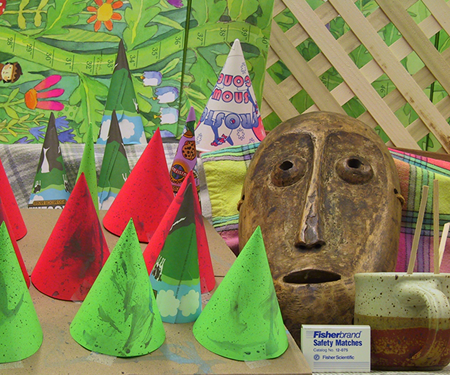
#> input picture images/Scene1/reference.png, 450 x 375 px; its folder holds only this picture in this run
$ jupyter execute --allow-errors fundamental_matrix.ipynb
#> lines starting #> are read from the running program, lines starting #| are printed output that depends on the picture
[cell 1]
import cv2
import numpy as np
import pandas as pd
import matplotlib.pyplot as plt
from scipy import signal as sig
from scipy import ndimage
import scipy
import glob
import os
import random

[cell 2]
def read_and_grayscale_images(folderName, imgFolders, imgNames):
#> called with folderName = './images/'
    image_dict={}
    color_img_dict={}

    for folder in imgFolders:
        image_list=[]
        color_list=[]
        for file in imgNames[folder]:
            path = folderName + folder +'/' + file
            image = cv2.imread(path)
#> image is the input picture: shape (375, 450, 3); mean B, G, R 82.3, 130.2, 132.6
            image = cv2.resize(image,None,fx=scale[folder][0], fy=scale[folder][1], interpolation=cv2.INTER_CUBIC )
            imgRGB = cv2.cvtColor(image, cv2.COLOR_BGR2RGB)
            gray = cv2.cvtColor(imgRGB, cv2.COLOR_RGB2GRAY)
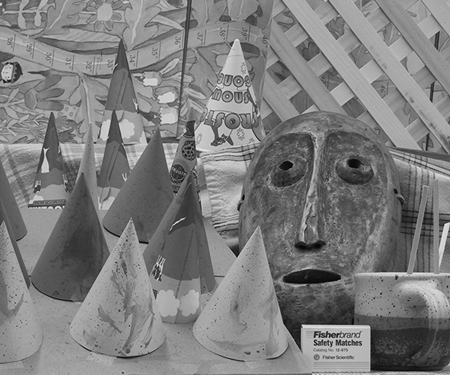
#> gray: shape (375, 450); min 0, max 235, mean 125.5
#> pass 3 of the loop in read_and_grayscale_images, `for folder in imgFolders:`:
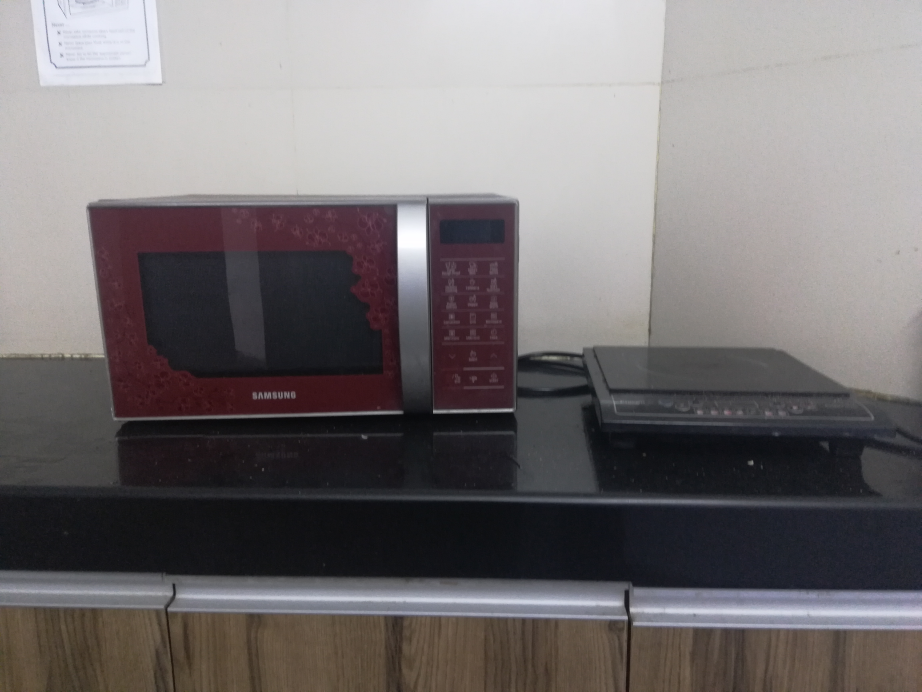
#> input picture images/Scene3/reference.jpg, 4608 x 3456 px (shown at 1/5 size)
#> in read_and_grayscale_images, image is the input picture: shape (3456, 4608, 3); mean B, G, R 114, 112.9, 117.5
#> in read_and_grayscale_images, `image = cv2.resize(image,None,fx=scale[folder][0], fy=scale[folder][1]..`:
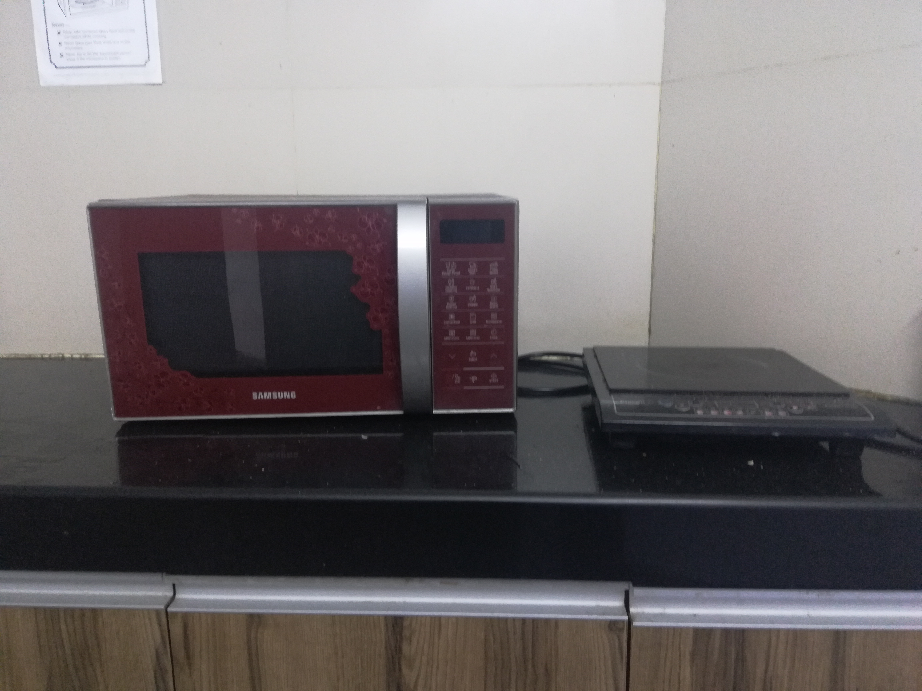
#> image: shape (691, 922, 3); mean B, G, R 114, 112.9, 117.5
#> imgRGB: shape (691, 922, 3)
#> in read_and_grayscale_images, `gray = cv2.cvtColor(imgRGB, cv2.COLOR_RGB2GRAY)`:
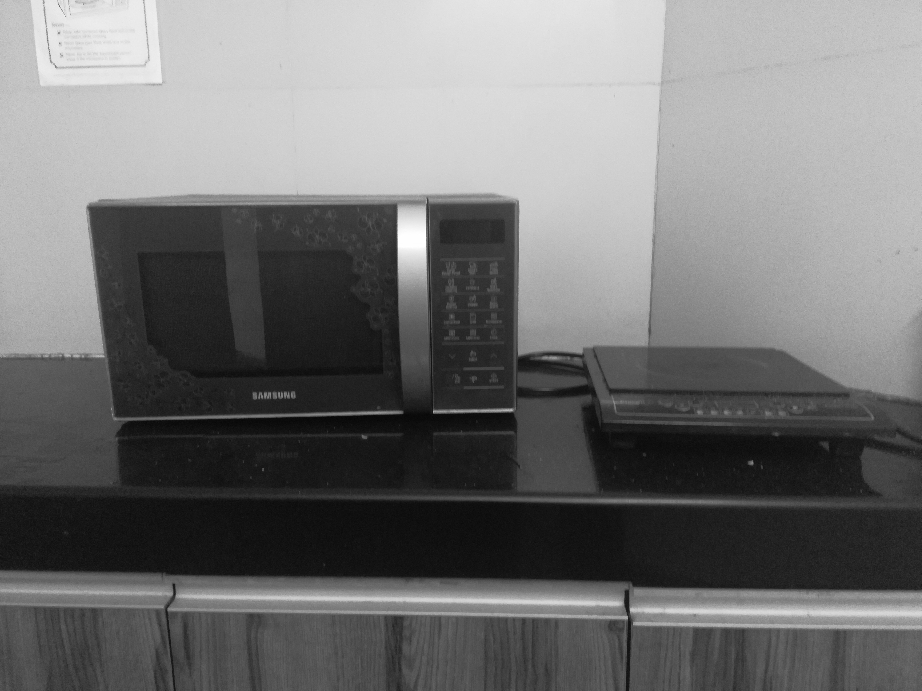
#> gray: shape (691, 922); min 5, max 255, mean 114.4
#> the loop made 5 passes; the first 3 are shown
            color_list.append(image)
            image_list.append(gray)

        image_dict[folder]= image_list
        color_img_dict[folder]=color_list

    return image_dict,color_img_dict

[cell 3]
folderName = './images/'
imgFolders = ['Scene1'
              ,'Scene2'
              ,'Scene3','Scene4','Scene5'
             ]
imgNames ={'Scene1':[ 'reference.png','source.png']
           , 'Scene2':[ 'reference.png','source.png']
           , 'Scene3':[ 'reference.jpg','source.jpg']
           , 'Scene4':[ 'reference.jpg','source.jpg']
           , 'Scene5':[ 'reference.png','source.png']
          }
scale = {'Scene1':(1,1),'Scene2':(0.2,0.2),'Scene3':(0.2,0.2),
         'Scene4':(0.2,0.2),'Scene5':(0.2,0.2)
        }

[cell 4]
def feature_detection(image):
    sift = cv2.xfeatures2d.SIFT_create()
    kp, des = sift.detectAndCompute(image,None)
    return kp, des

[cell 5]
def feature_matching(img1, img2, num_iter=100,tolerance=2,threshold=0.8):

#     img1 --> reference image
#     img2 --> source image

    kp1, des1 = feature_detection(img1)
    kp2, des2 = feature_detection(img2)

    dist = scipy.spatial.distance.cdist(des1,des2,'euclidean')
    matches={}
    for i, des in enumerate(dist):
        val = np.argpartition(des, 2)[:2]
        matches[i,val[0],val[1]] = [des[val[0]],des[val[1]]]

    factor=0.5
    good_matches=[]
    for key in matches:
        if matches[key][0] < factor*matches[key][1]:
            good_matches.append((key[0],key[1]))

    if len(good_matches) > 12:
        point_pairs=[]
        for index_pair in good_matches:
            kp_img1 = kp1[index_pair[0]].pt
            kp_img2 = kp2[index_pair[1]].pt
            point_pairs.append((kp_img1,kp_img2))

        F,s = run_RANSAC(point_pairs,num_iter,tolerance,threshold)

    else:
        print("Not enough keypoints present")
        return 0

    return F, s

[cell 6]
# [17 lines left out: function findFundamentalMatrix, not called in this run]

[cell 7]
# [15 lines left out: function findInliers, not called in this run]

[cell 8]
# [22 lines left out: function run_RANSAC, not called in this run]

[cell 9]
# [14 lines left out: function findEpipolarLines, not called in this run]

[cell 10]
def in_built_function_implementation(img1, img2):
    kp1, des1 = feature_detection(img1)
    kp2, des2 = feature_detection(img2)

    bf = cv2.BFMatcher(normType = cv2.NORM_L2)
    matches = bf.knnMatch(des1,des2, k=2)

    good_matches = []
    for m, n in matches:
        if m.distance < 0.5*n.distance:
            good_matches.append(m)
    good_matches = np.asarray(good_matches)

    if len(good_matches) > 12:
        src = np.float32([ kp1[m.queryIdx].pt for m in good_matches ])
        dst = np.float32([ kp2[m.trainIdx].pt for m in good_matches ])
        F, s = cv2.findFundamentalMat(src,dst)

    return F,s

[cell 11]
def all_points(image):

    points = []
    for i in range(image.shape[0]):
        for j in range(image.shape[1]):
            points.append(np.array((i,j)))
    points = np.array(points)

    return points

[cell 12]
# [8 lines left out: function findCorrespondingPoints, not called in this run]

[cell 13]
# [60 lines left out: function findCorrespondance, not called in this run]

[cell 14]
# [7 lines left out: function reconstructImage, not called in this run]

[cell 15]
image_dict, color_img_dict = read_and_grayscale_images(folderName, imgFolders, imgNames)

### Scene i

[cell 16]
Scene = 'Scene2' # replace scene number {1,2,3,4,5} to get results for other scenes
images = image_dict[Scene]
colorimages = color_img_dict[Scene]

[cell 17]
num_iter=100
tolerance=1
threshold=0.85

[cell 18]
images[0].shape
#> Out = (75, 90)

### Implementation from scratch

#> (a cell that did not finish here is left out)

#> in feature_detection, `kp, des = sift.detectAndCompute(image,None)`: kp = 108 keypoints; strongest (x, y, size): (33, 24, 2.2), (41, 27, 2.3), (37, 30, 1.9), (75, 72, 2.4)
#> in feature_matching, `kp1, des1 = feature_detection(img1)`: kp1 has the same summary as kp in feature_detection
#> in feature_detection (call 2), `kp, des = sift.detectAndCompute(image,None)`: kp = 543 keypoints; strongest (x, y, size): (758, 449, 2.2), (428, 206, 26.3), (450, 377, 2.4), (525, 376, 2.2)
#> in feature_detection (call 2), `kp, des = sift.detectAndCompute(image,None)`:
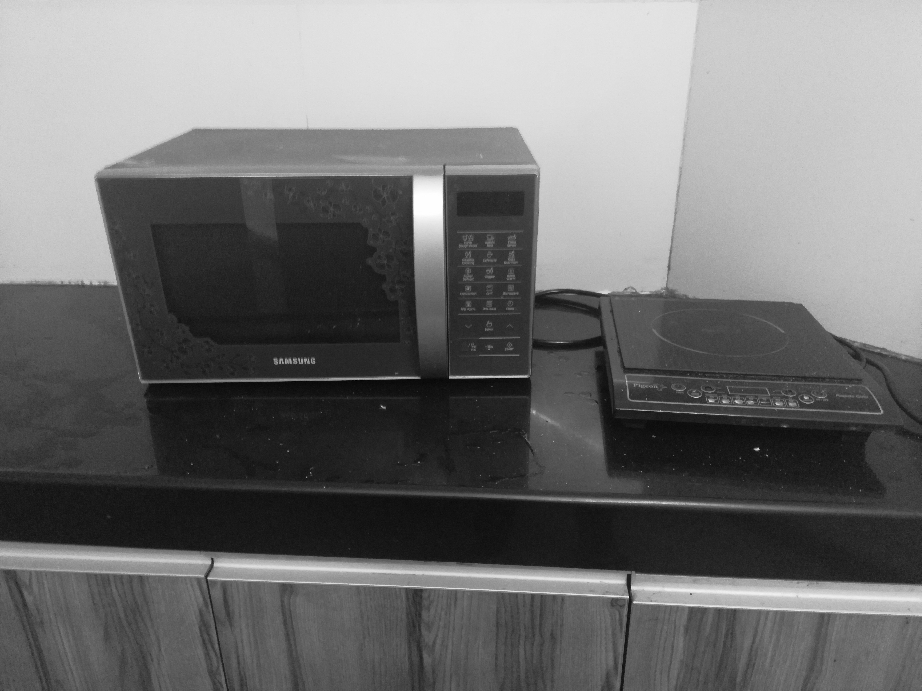
#> image: shape (691, 922); min 1, max 255, mean 113.3
#> in feature_matching, `kp2, des2 = feature_detection(img2)`: kp2 has the same summary as kp in feature_detection
#> in feature_matching, `dist = scipy.spatial.distance.cdist(des1,des2,'euclidean')`:
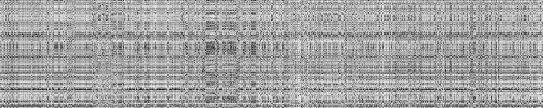
#> dist: shape (108, 543) float64; min 269.3, max 695.3, mean 542; drawn with min black and max white
#> the loop in feature_matching, `for i, des in enumerate(dist):` made 108 passes
#> val on passes 1 to 12: [208, 255], [64, 264], [252, 264], [331, 450], [235, 102], [100, 451], [540, 517], [260, 450], [517, 124], [106, 467], [233, 235], [305, 517]
#> after the loop in feature_matching, `for i, des in enumerate(dist):`: matches = 108 items
#> the loop in feature_matching, `for key in matches:` made 108 passes
#> key on passes 1 to 12: (0, 208, 255), (1, 64, 264), (2, 252, 264), (3, 331, 450), (4, 235, 102), (5, 100, 451), (6, 540, 517), (7, 260, 450), (8, 517, 124), (9, 106, 467), (10, 233, 235), (11, 305, 517)
#> after the loop in feature_matching, `for key in matches:`: good_matches = []

[cell 20]
points_ref = all_points(images[0])

#> (a cell that did not finish here is left out)

#> (a cell that did not finish here is left out)

#> (a cell that did not finish here is left out)

#> (a cell that did not finish here is left out)

[cell 25]
plt.imshow(colorimages[1])

#> (a cell that did not finish here is left out)

### Implementation using inbuilt functions

#> (a cell that did not finish here is left out)

#> in feature_detection (call 3), `kp, des = sift.detectAndCompute(image,None)`: kp = 108 keypoints; strongest (x, y, size): (33, 24, 2.2), (41, 27, 2.3), (37, 30, 1.9), (75, 72, 2.4)
#> in in_built_function_implementation, `kp1, des1 = feature_detection(img1)`: kp1 has the same summary as kp in feature_detection
#> in feature_detection (call 4), `kp, des = sift.detectAndCompute(image,None)`: kp = 543 keypoints; strongest (x, y, size): (758, 449, 2.2), (428, 206, 26.3), (450, 377, 2.4), (525, 376, 2.2)
#> in in_built_function_implementation, `kp2, des2 = feature_detection(img2)`: kp2 has the same summary as kp in feature_detection
#> in in_built_function_implementation, `matches = bf.knnMatch(des1,des2, k=2)`: matches = 108 matches
#> the loop in in_built_function_implementation, `for m, n in matches:` made 108 passes
#> after the loop in in_built_function_implementation, `for m, n in matches:`: good_matches = []
#> in in_built_function_implementation, `good_matches = np.asarray(good_matches)`: good_matches = empty array
